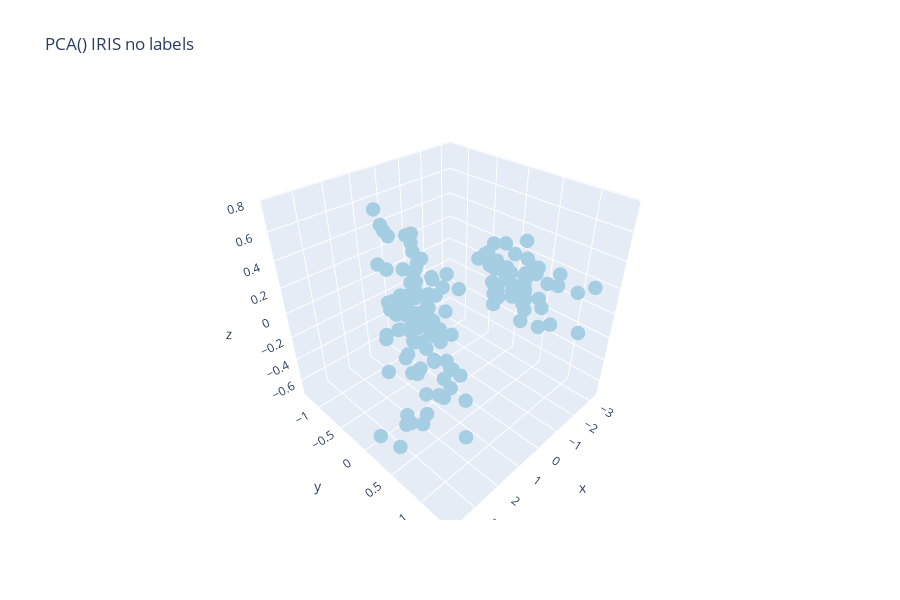

Notebook cell for this chart:
### Markdown cell above
- apply dimensionality reduction methods;
- apply anomaly detection methods;
- estimate visually;

### Code cell
from sklearn.decomposition import PCA
pca = PCA(n_components=3) # just becouse it of 3D visualisation

iris = load_iris()
X = iris.data
y = iris.target

pca.fit(X)
X = pca.transform(X)
plot_3d(X, np.zeros_like(y), 'PCA() IRIS no labels')

### Figure 1 — Plotly figure (JSON) as saved in the notebook; plotly's stock layout.template omitted (floating-point values rounded to 4 significant figures; data arrays with more than 128 entries replaced by an {"elided": "..."} marker saying what was removed)
{"data": [{"marker": {"color": "rgb(166,206,227)", "size": 5}, "mode": "markers", "name": "0", "type": "scatter3d", "x": {"elided": "150 float values"}, "y": {"elided": "150 float values"}, "z": {"elided": "150 float values"}}, {"marker": {"color": "rgb(31,120,180)", "size": 5}, "mode": "markers", "name": "1", "type": "scatter3d", "x": [], "y": [], "z": []}, {"marker": {"color": "rgb(178,223,138)", "size": 5}, "mode": "markers", "name": "2", "type": "scatter3d", "x": [], "y": [], "z": []}, {"marker": {"color": "rgb(51,160,44)", "size": 5}, "mode": "markers", "name": "3", "type": "scatter3d", "x": [], "y": [], "z": []}, {"marker": {"color": "rgb(251,154,153)", "size": 5}, "mode": "markers", "name": "4", "type": "scatter3d", "x": [], "y": [], "z": []}, {"marker": {"color": "rgb(227,26,28)", "size": 5}, "mode": "markers", "name": "5", "type": "scatter3d", "x": [], "y": [], "z": []}, {"marker": {"color": "rgb(253,191,111)", "size": 5}, "mode": "markers", "name": "6", "type": "scatter3d", "x": [], "y": [], "z": []}, {"marker": {"color": "rgb(255,127,0)", "size": 5}, "mode": "markers", "name": "7", "type": "scatter3d", "x": [], "y": [], "z": []}, {"marker": {"color": "rgb(202,178,214)", "size": 5}, "mode": "markers", "name": "8", "type": "scatter3d", "x": [], "y": [], "z": []}, {"marker": {"color": "rgb(106,61,154)", "size": 5}, "mode": "markers", "name": "9", "type": "scatter3d", "x": [], "y": [], "z": []}], "layout": {"height": 600, "title": {"text": "PCA() IRIS no labels"}, "width": 900}}
